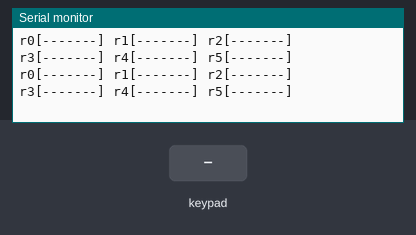
Recording of a sketch running on a simulated Arduino Uno, built with avr-gcc and run on an emulated ATmega328P. Parts: the last lines printed to the serial monitor. Wiring (inferred from the names in the program): 7×6 keypad (labels assumed): rows pin 0, pin 1, pin 2, pin 3, pin 4, pin 5, pin 6; columns A0, A1, A2, A3, A4, A5. The test bench sets the inputs (shaded band).

Above: at 1.2 s.
1.3 s: key '1' pressed
At 1.9 s:
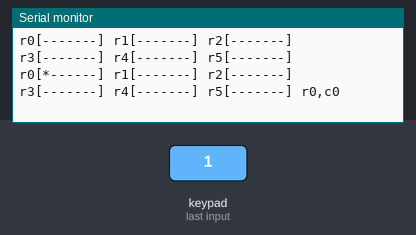
3.0 s: keypad keys 1 3 9 7 2 2 2 pressed 0.4 s apart
At 3.9 s:
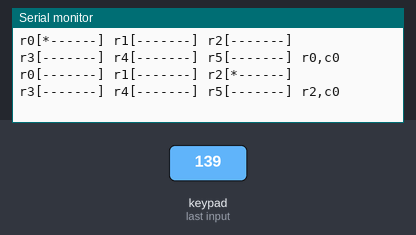
7.3 s: key '4' pressed
At 8.0 s:
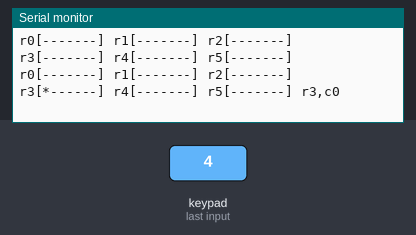
9.0 s: key '5' pressed
At 9.5 s:
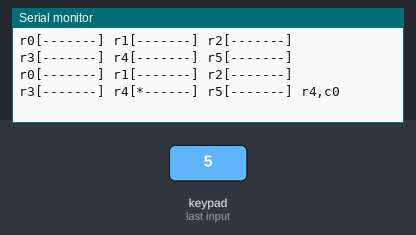
10.5 s: key '6' pressed
At 11.0 s:
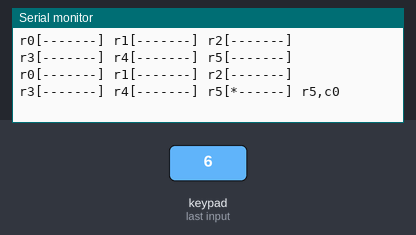
12.0 s: keypad keys 1 3 9 7 2 2 2 A pressed 0.4 s apart
At 14.5 s:
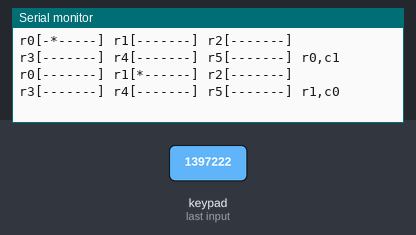

Measured:
- after the input at 1.3 s, the serial monitor: prints a new line after 0.21 s (image 1)
- after the input at 3.0 s, the serial monitor: prints a new line after 0.53 s (image 2)
- after the input at 7.3 s, the serial monitor: prints a new line after 0.26 s (image 3)
- after the input at 9.0 s, the serial monitor: prints a new line after 0.08 s (image 4)
- after the input at 10.5 s, the serial monitor: prints a new line after 0.09 s (image 5)
- after the input at 12.0 s, the serial monitor: prints a new line after 0.10 s (image 6)

The sketch:

pedalboard-test.ino
```cpp
// Name: Pedalboard test utility
// Created: Dec. 5, 2023
// Author: SSchaub
// Acknowledgements: Larason2


// Pedalboard bottom (rows - read these)
byte SCAN_PINS[] = { A0, A1, A2, A3, A4, A5 }; // matrix "rows"
// Pedalboard top (columns)
byte WRITE_PINS[] = { 0, 1, 2, 3, 4, 5, 6 }; // matrix "columns"

#define NUM_SCAN_PINS (sizeof(SCAN_PINS) / sizeof(SCAN_PINS[0]))
#define NUM_WRITE_PINS (sizeof(WRITE_PINS) / sizeof(WRITE_PINS[0]))

byte keys[NUM_SCAN_PINS][NUM_WRITE_PINS];


void setup() {
  // Start Serial
  Serial.begin(31250);

  // Setup input pins
  for (int i = 0; i < NUM_SCAN_PINS; i++)
    pinMode(SCAN_PINS[i], INPUT_PULLUP);

  // Setup output pins
  for (int i = 0; i < NUM_WRITE_PINS; i++)
    pinMode(WRITE_PINS[i], INPUT);

}

void loop() {

  // Scan pedalboard
  for (int col = 0; col < NUM_WRITE_PINS; ++col) {
    pinMode(WRITE_PINS[col],  OUTPUT);
    digitalWrite(WRITE_PINS[col], LOW);

    for (int row = 0; row < NUM_SCAN_PINS; ++row) {
      keys[row][col] = !digitalRead(SCAN_PINS[row]);
    }
    pinMode(WRITE_PINS[col],  INPUT);
  }

  // Report results
  for (int row = 0; row < NUM_SCAN_PINS; ++row) {
    Serial.print("r");
    Serial.print(row);
    Serial.print("[");
    for (int col = 0; col < NUM_WRITE_PINS; ++col) {
      Serial.print(keys[row][col] ? '*' : '-');
    }
    Serial.print("] ");
  }

  for (int row = 0; row < NUM_SCAN_PINS; ++row) {
    for (int col = 0; col < NUM_WRITE_PINS; ++col) {
      if (keys[row][col]) {
        Serial.print('r');
        Serial.print(row);
        Serial.print(',');
        Serial.print('c');
        Serial.print(col);
        Serial.print(' ');
      }
    }
  }

  Serial.println();

  // 500ms delay
  delay(500);


}
```
